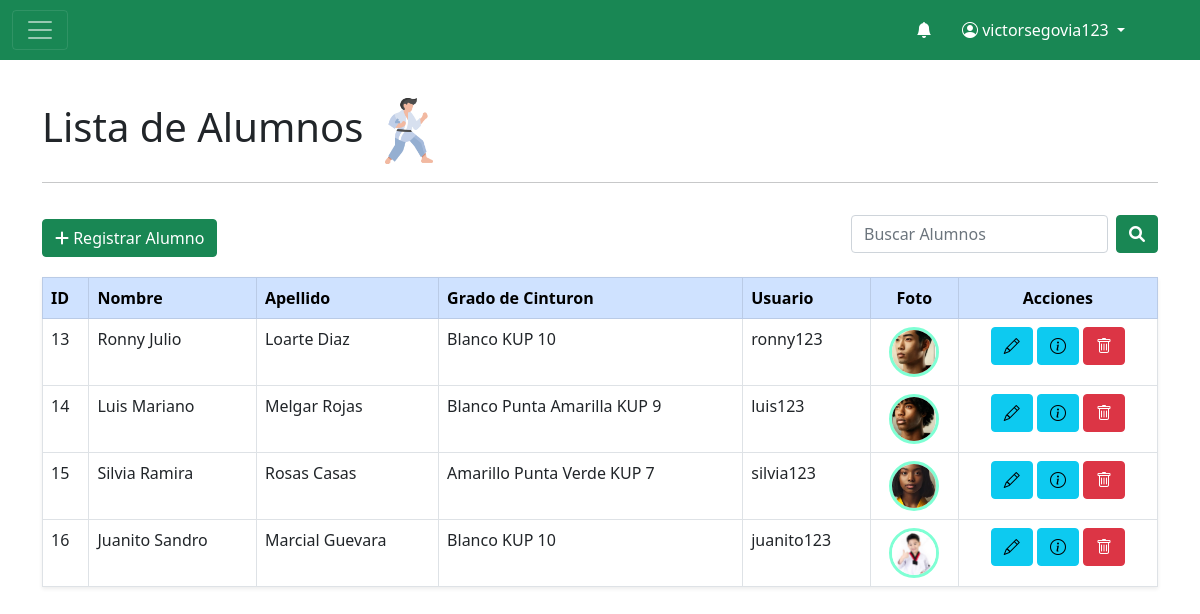
The app's page /lista_alumnos/ (signed in) with its own data.
### app/models.py (models this page shows)
class Alumno(models.Model):
    nombre=models.CharField(max_length=50)
    apellido=models.CharField(max_length=50)
    edad=models.IntegerField()
    dni=models.IntegerField()
    correo=models.CharField(max_length=50)
    telefono=models.IntegerField()
    direccion=models.CharField(max_length=50)
    fecha_nacimiento=models.DateField()
    grado_cinturon=models.ForeignKey(Cinturon,on_delete=models.SET_NULL,null=True,blank=True)
    foto_perfil= models.ImageField(upload_to='imagenes_bd/',null=True,blank=True)
    genero=models.CharField(max_length=10,default='sin genero')
    id_usuario=models.ForeignKey(User,on_delete=models.CASCADE)
    class Meta:
        db_table='Alumno'

class Cinturon(models.Model):
    color_cinturon=models.CharField(max_length=50)
    kup=models.IntegerField()
    dan=models.IntegerField()

### app/views/Alumno.py (the view)
# urls.py: path('lista_alumnos/',Alumno.lista_Alumnos,name='lista_alumnos'),
def lista_Alumnos(request):
    usuario = request.user
    try:
        docente = Docente.objects.get(id_usuario=usuario)
        horarios = Horario.objects.filter(id_docente=docente)
        matriculas = Matricula.objects.filter(id_horario__in=horarios)
        alumnos = Alumno.objects.filter(id__in=matriculas.values_list('id_alumno', flat=True))
        return render(request, 'app/alumnos/lista_alumnos.html', {'alumnos': alumnos})
    except Docente.DoesNotExist:
        return render(request, 'app/alumnos/lista_alumnos.html', {'error': 'El usuario no tiene permisos para acceder a esta vista.'})

### app/templates/app/alumnos/lista_alumnos.html
{% extends "app/base/base_docente.html" %}
{% load static %}
{% block titulo %} Lista de Alumnos <img src="{% static 'app/img/icono alumno.png' %}" alt="" style="width: 70px;">{% endblock %}
{% block content %}
<div class="d-flex justify-content-between align-items-center">
    <a href="/registrar_alumno/"> <button class="btn btn-success rounded-1"><i class="fas fa-plus"></i> Registrar Alumno</button></a>
    <form action="" method="get" class="d-flex mt-3 mb-4" role="search">
        <input class="form-control me-2 rounded-1" name="q" type="search" placeholder="Buscar Alumnos" aria-label="Search">
        <button class="btn btn-success rounded-1" type="submit"><i class="fas fa-magnifying-glass"></i></button>
    </form>
</div>
<table class="table table-hover table-bordered shadow-sm">
    <thead class="table-primary">
        <tr>
            <th scope="col">ID</th>
            <th scope="col">Nombre</th>
            <th scope="col">Apellido</th>
            <th scope="col">Grado de Cinturon</th>
            <th scope="col">Usuario</th>
            <th class="text-center" scope="col">Foto</th>
            <th scope="col" class="text-center">Acciones</th>
        </tr>
    </thead>
    <tbody class="">
        {% for x in alumnos %}
        <tr>
            <td scope="row">{{x.id}}</td>
            <td>{{x.nombre}}</td>
            <td>{{x.apellido}}</td>
            <td>{{x.grado_cinturon.color_cinturon}} KUP {{x.grado_cinturon.kup}}</td>
            <td>{{x.id_usuario}}</td>
            <td class="text-center"><img src="{{x.foto_perfil.url}}" alt="" style="width: 50px; height: 50px; object-fit: cover; border-radius: 25px; border-style: solid; border-color: aquamarine;"></td>
            <td class="text-center">
                <a href="/editar_alumno/{{x.id}}"><button type="button" class="btn btn-info rounded-1">
                        <i class="bi bi-pencil"></i>
                    </button></a>
                <a href="/detalles_docente/{{x.id}}"><button type="button" class="btn btn-info rounded-1"><i
                            class="bi bi-info-circle"></i></button></a>
                <a href="/eliminar_alumno/{{x.id}}"> <button type="button" class="btn btn-danger rounded-1"
                        onclick="return confirm('¿Estás seguro que quieres eliminar al alumno?')"><i
                            class="bi bi-trash"></i></button></a>
            </td>
        </tr>
        {% endfor %}
    </tbody>
</table>
{% endblock %}

### app/templates/app/base/base_docente.html (shortened to what this page needs)
<!doctype html>
<html lang="en">
<head>
  <link href="https://cdn.jsdelivr.net/npm/bootstrap@5.2.3/dist/css/bootstrap.min.css" rel="stylesheet"
>
  <link rel="stylesheet" href="https://cdn.jsdelivr.net/npm/bootstrap-icons@1.11.3/font/bootstrap-icons.min.css">
  {% load static %}
  <link rel="stylesheet" href="{% static 'app/styles/dashboard_docente.css' %}">
  <link rel="stylesheet" href="https://cdnjs.cloudflare.com/ajax/libs/font-awesome/6.0.0-beta3/css/all.min.css">
</head>
<body>
  <nav class="navbar navbar-dark fixed-top menusuperior">
    <div class="container-fluid menusuperior">
      <button class="navbar-toggler rounded-1" type="button" data-bs-toggle="offcanvas" data-bs-target="#offcanvasDarkNavbar"
        aria-controls="offcanvasDarkNavbar">
        <span class="navbar-toggler-icon"></span>
      </button>
      <ul class="nav justify-content-end">
        <li class="nav-item">
          <a class="nav-link active" aria-current="page" href="#"><i class="bi-bell-fill"></i></a>
        </li>
        <li class="nav-item dropdown pe-5">
          <a class="nav-link dropdown-toggle" data-bs-toggle="dropdown" href="#" role="button" aria-expanded="false"><i
              class="bi-person-circle"></i>
            {{user.username}}
          </a>
        </li>
      </ul>
    </div>
  </nav>
  <div class="container mt-5 pt-5">
    <h1 class="text-start">{% block titulo %} {% endblock %}</h1>
    <hr>
    {% block content %}
    {% endblock %}
  </div>
</body>
</html>

### app/static/app/styles/dashboard_docente.css (style rules this page uses)
.menusuperior { background-color:#198754; }
.nav-link { color: #FFFFFF; padding: 10px 15px; border-radius: 5px; transition: background-color 0.3s ease, color 0.3s ease; }

### records on screen
Alumno: id "13", nombre "Ronny Julio", apellido "Loarte Diaz", grado_cinturon.color_cinturon "Blanco", grado_cinturon.kup "10", id_usuario "ronny123", foto_perfil (picture)
Alumno: id "14", nombre "Luis Mariano", apellido "Melgar Rojas", grado_cinturon.color_cinturon "Blanco Punta Amarilla", grado_cinturon.kup "9", id_usuario "luis123", foto_perfil (picture)
Alumno: id "15", nombre "Silvia Ramira", apellido "Rosas Casas", grado_cinturon.color_cinturon "Amarillo Punta Verde", grado_cinturon.kup "7", id_usuario "silvia123", foto_perfil (picture)
Alumno: id "16", nombre "Juanito Sandro", apellido "Marcial Guevara", grado_cinturon.color_cinturon "Blanco", grado_cinturon.kup "10", id_usuario "juanito123", foto_perfil (picture)

### other values on screen
{{ user.username }} "victorsegovia123"
